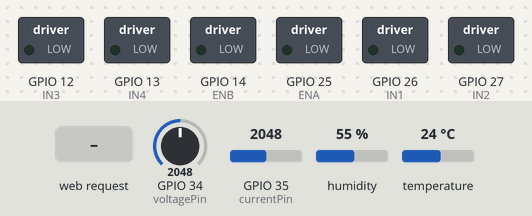
Bench run of a sketch on a simulated ESP32. On the bench: switched loads named in the sketch (green lamp = pin HIGH). The inputs (shaded band) are chosen by the test bench; at power-on: GPIO 34 (voltagePin) = 2048, GPIO 35 (currentPin) = 2048, humidity 55 %, temperature 24 °C. WiFi joins after 1.5 s; servers stay silent unless stated; uploads are accepted with an empty reply; what the sketch prints to the serial monitor is not drawn.

Above: at 2.7 s.
2.8 s: HTTP request GET /control?dir=1&speed=1 received
At 4.0 s:
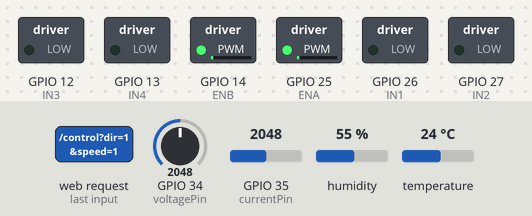
4.3 s: HTTP request GET /control?dir=120&speed=120 received
At 5.0 s:
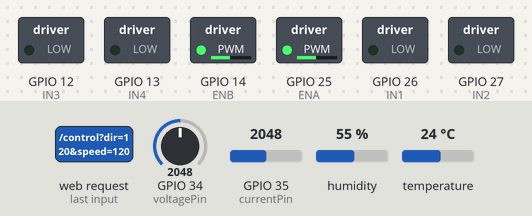
Timing chart, 0 to 7.3 s (numbered marks = the images above; inputs shaded):
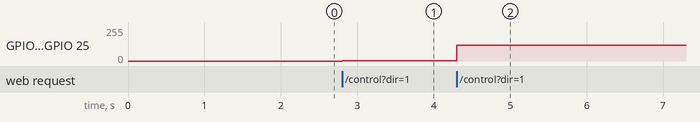

Measured:
- after the input at 2.8 s, GPIO 14 (ENB), GPIO 25 (ENA): 0/255 → 1/255 at once
- after the input at 4.3 s, GPIO 14 (ENB), GPIO 25 (ENA): 1/255 → 120/255 at once

The sketch:

ESP_CAR.ino
```cpp
#include <WiFi.h>
#include <HTTPClient.h>
#include <DHT.h>
#include <WebServer.h>

// --- Wi-Fi & Server Settings ---
const char* ssid = "Uchiha 4g";
const char* password = "20042004";
const char* serverName = "http://192.168.29.46:5000/live_data";

// --- Pin Definitions ---
const int voltagePin = 34;
const int currentPin = 35;
#define DHTPIN 4
#define DHTTYPE DHT22

DHT dht(DHTPIN, DHTTYPE);

// --- L298N Motor Driver Pins ---
const int ENA = 25; // PWM pin for Motor A
const int IN1 = 26; // Direction 1 for Motor A
const int IN2 = 27; // Direction 2 for Motor A
const int ENB = 14; // PWM pin for Motor B
const int IN3 = 12; // Direction 1 for Motor B
const int IN4 = 13; // Direction 2 for Motor B

// --- PWM Settings ---
const int pwmFreq = 5000;
const int pwmResolution = 8;

// --- Calibration Constants ---
const float currentDividerMultiplier = 3.136; // Based on 4.7k / 2.2k resistors
const float acs712Sensitivity = 0.066;        // 66mV per Amp for 30A module
const float voltageCalibration = 1.13;        // Adjust this if voltage is slightly off
const float currentNullPoint = 1.98;          // The resting voltage of ACS712 after divider

// --- Web Server on Port 80 ---
WebServer server(80);

// --- Non-blocking Timer Variables ---
unsigned long previousMillis = 0;
const long dataInterval = 1000; // Send data every 1 second

// --- HTML Web Page for Control UI ---
const char htmlPage[] PROGMEM = R"rawliteral(
<!DOCTYPE html>
<html>
<head>
  <meta name="viewport" content="width=device-width, initial-scale=1">
  <style>
    body { font-family: Arial; text-align: center; margin-top: 50px; background-color: #f4f4f9; }
    h2 { color: #333; }
    .btn { padding: 15px 25px; font-size: 24px; margin: 10px; cursor: pointer; border-radius: 8px; border: none; background-color: #3b82f6; color: white; user-select: none;}
    .btn:active { background-color: #1e40af; }
    .btn-stop { background-color: #ef4444; }
    .btn-stop:active { background-color: #991b1b; }
    .slider { width: 80%; max-width: 300px; margin: 20px 0; }
    table { margin: 0 auto; }
  </style>
</head>
<body>
  <h2>ESP32 Car Control</h2>
  <p>Speed: <span id="speedVal">128</span></p>
  <input type="range" min="0" max="255" value="128" class="slider" id="speedSlider" oninput="updateSpeed(this.value)">

  <table>
    <tr>
      <td></td>
      <td><button class="btn" onmousedown="sendCommand('F')" onmouseup="sendCommand('S')" ontouchstart="sendCommand('F')" ontouchend="sendCommand('S')">▲</button></td>
      <td></td>
    </tr>
    <tr>
      <td><button class="btn" onmousedown="sendCommand('L')" onmouseup="sendCommand('S')" ontouchstart="sendCommand('L')" ontouchend="sendCommand('S')">◄</button></td>
      <td><button class="btn btn-stop" onmousedown="sendCommand('S')" ontouchstart="sendCommand('S')">STOP</button></td>
      <td><button class="btn" onmousedown="sendCommand('R')" onmouseup="sendCommand('S')" ontouchstart="sendCommand('R')" ontouchend="sendCommand('S')">►</button></td>
    </tr>
    <tr>
      <td></td>
      <td><button class="btn" onmousedown="sendCommand('B')" onmouseup="sendCommand('S')" ontouchstart="sendCommand('B')" ontouchend="sendCommand('S')">▼</button></td>
      <td></td>
    </tr>
  </table>

  <script>
    var currentSpeed = 128;
    function updateSpeed(val) {
      currentSpeed = val;
      document.getElementById('speedVal').innerText = val;
    }
    function sendCommand(direction) {
      fetch(`/control?dir=${direction}&speed=${currentSpeed}`);
    }
  </script>
</body>
</html>
)rawliteral";

// --- Function to handle incoming web commands ---
void handleControl() {
  if (server.hasArg("dir") && server.hasArg("speed")) {
    String dir = server.arg("dir");
    int speed = server.arg("speed").toInt();

    // Set Motor Speeds (Using Pins ENA/ENB directly)
    ledcWrite(ENA, speed);
    ledcWrite(ENB, speed);

    if (dir == "F") {
      digitalWrite(IN1, HIGH); digitalWrite(IN2, LOW);
      digitalWrite(IN3, HIGH); digitalWrite(IN4, LOW);
    }
    else if (dir == "B") {
      digitalWrite(IN1, LOW); digitalWrite(IN2, HIGH);
      digitalWrite(IN3, LOW); digitalWrite(IN4, HIGH);
    }
    else if (dir == "L") {
      digitalWrite(IN1, LOW); digitalWrite(IN2, HIGH);
      digitalWrite(IN3, HIGH); digitalWrite(IN4, LOW);
    }
    else if (dir == "R") {
      digitalWrite(IN1, HIGH); digitalWrite(IN2, LOW);
      digitalWrite(IN3, LOW); digitalWrite(IN4, HIGH);
    }
    else if (dir == "S") {
      digitalWrite(IN1, LOW); digitalWrite(IN2, LOW);
      digitalWrite(IN3, LOW); digitalWrite(IN4, LOW);
    }
    server.send(200, "text/plain", "Command Received");
  } else {
    server.send(400, "text/plain", "Bad Request");
  }
}

void setup() {
  Serial.begin(115200);
  dht.begin();

  // --- L298N Pin Setup ---
  pinMode(IN1, OUTPUT);
  pinMode(IN2, OUTPUT);
  pinMode(IN3, OUTPUT);
  pinMode(IN4, OUTPUT);

  // NEW PWM Setup for ESP32 3.0+ (No Channels used)
  ledcAttach(ENA, pwmFreq, pwmResolution);
  ledcAttach(ENB, pwmFreq, pwmResolution);

  // Make sure motors are off at boot
  digitalWrite(IN1, LOW); digitalWrite(IN2, LOW);
  digitalWrite(IN3, LOW); digitalWrite(IN4, LOW);
  ledcWrite(ENA, 0); ledcWrite(ENB, 0);

  WiFi.begin(ssid, password);
  Serial.println("Connecting to Wi-Fi...");
  while(WiFi.status() != WL_CONNECTED) {
    delay(500);
    Serial.print(".");
  }
  Serial.println("\nConnected to Wi-Fi!");
  Serial.print("Local IP: ");
  Serial.println(WiFi.localIP());

  server.on("/", []() {
    server.send(200, "text/html", htmlPage);
  });
  server.on("/control", []() { handleControl(); });
  server.begin();
}

void loop() {
  server.handleClient(); // Listen for control commands

  unsigned long currentMillis = millis();

  // Send telemetry data every 1 second
  if (currentMillis - previousMillis >= dataInterval) {
    previousMillis = currentMillis;

    if(WiFi.status() == WL_CONNECTED) {
      float avgVolts = 0;
      float avgAmps = 0;
      int samples = 10;

      // Take 10 quick samples to smooth out motor noise
      for(int i = 0; i < samples; i++) {
        // Voltage calculation
        int rawV = analogRead(voltagePin);
        avgVolts += ((rawV / 4095.0) * 3.3) * 5.0 * voltageCalibration;

        // Current calculation
        int rawC = analogRead(currentPin);
        float cPinV = (rawC / 4095.0) * 3.3;
        avgAmps += ((cPinV * currentDividerMultiplier) - currentNullPoint) / acs712Sensitivity;
        delay(10);
      }

      float finalVoltage = avgVolts / samples;
      float finalCurrent = avgAmps / samples;

      // FIXED DEADBAND: Lowered from 4.0A to 0.2A to let real motor data through!
      // if(finalCurrent < 0.20 && finalCurrent > -0.20) {
      //   finalCurrent = 0.00;
      // } else {
      finalCurrent = abs(finalCurrent); // Ensure amps always show positive
      // }

      // Read Temperature
      float batteryTemp = dht.readTemperature();
      if (isnan(batteryTemp)) batteryTemp = 25.0;

      // Send to Python Ground Station
      HTTPClient http;
      http.begin(serverName);
      http.addHeader("Content-Type", "application/json");

      // FIXED FORMATTING: Force exact decimal places as a String payload
      String jsonPayload = "{\"voltage\":" + String(finalVoltage, 2) +
                           ",\"current\":" + String(finalCurrent, 2) +
                           ",\"temp\":" + String(batteryTemp, 1) + "}";

      http.POST(jsonPayload);
      http.end();
    }
  }
}
```
